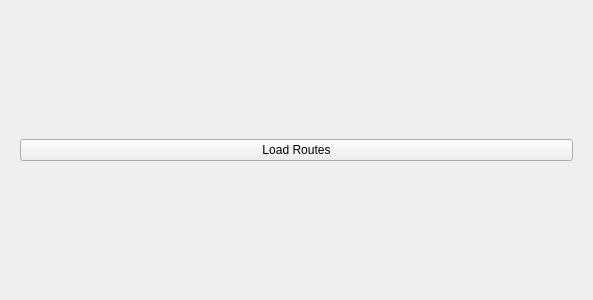
<?xml version="1.0" encoding="UTF-8"?>
<ui version="4.0">
 <class>MasterRouteWidget</class>
 <widget class="QWidget" name="MasterRouteWidget">
  <property name="geometry">
   <rect>
    <x>0</x>
    <y>0</y>
    <width>593</width>
    <height>300</height>
   </rect>
  </property>
  <property name="windowTitle">
   <string>Form</string>
  </property>
  <layout class="QGridLayout" name="gridLayout">
   <item row="0" column="0">
    <widget class="QStackedWidget" name="stackedWidget">
     <property name="currentIndex">
      <number>0</number>
     </property>
     <widget class="QWidget" name="mrsLoadPage">
      <layout class="QGridLayout" name="gridLayout_11">
       <item row="0" column="0">
        <widget class="QPushButton" name="loadRoutesButton">
         <property name="text">
          <string>Load Routes</string>
         </property>
        </widget>
       </item>
      </layout>
     </widget>
     <widget class="QWidget" name="mrsWaitPage">
      <layout class="QGridLayout" name="gridLayout_10">
       <item row="0" column="0">
        <widget class="QLabel" name="bufferPleaseWaitLabel">
         <property name="font">
          <font>
           <pointsize>22</pointsize>
          </font>
         </property>
         <property name="text">
          <string>Please Wait</string>
         </property>
         <property name="alignment">
          <set>Qt::AlignCenter</set>
         </property>
        </widget>
       </item>
       <item row="1" column="0">
        <widget class="QPushButton" name="abortButton">
         <property name="text">
          <string>Abort!</string>
         </property>
        </widget>
       </item>
      </layout>
     </widget>
     <widget class="QWidget" name="mrsRoutePage">
      <layout class="QGridLayout" name="gridLayout_9">
       <item row="0" column="0">
        <widget class="QTabWidget" name="tabWidget">
         <property name="currentIndex">
          <number>0</number>
         </property>
         <widget class="QWidget" name="tab">
          <attribute name="title">
           <string>Monday</string>
          </attribute>
          <layout class="QGridLayout" name="gridLayout_2">
           <item row="1" column="0">
            <widget class="QListView" name="mondayMRSView"/>
           </item>
           <item row="0" column="0">
            <widget class="QLineEdit" name="mondayRouteSearch">
             <property name="text">
              <string>Search</string>
             </property>
            </widget>
           </item>
           <item row="0" column="1" rowspan="2">
            <widget class="QStackedWidget" name="mondayMRSStack"/>
           </item>
          </layout>
         </widget>
         <widget class="QWidget" name="tab_2">
          <attribute name="title">
           <string>Tuesday</string>
          </attribute>
          <layout class="QGridLayout" name="gridLayout_3">
           <item row="1" column="0">
            <widget class="QListView" name="tuesdayMRSView"/>
           </item>
           <item row="1" column="1">
            <widget class="QStackedWidget" name="tuesdayMRSStack"/>
           </item>
           <item row="0" column="0">
            <widget class="QLineEdit" name="tuesdayRouteSearch">
             <property name="text">
              <string>Search</string>
             </property>
            </widget>
           </item>
          </layout>
         </widget>
         <widget class="QWidget" name="tab_3">
          <attribute name="title">
           <string>Wednesday</string>
          </attribute>
          <layout class="QGridLayout" name="gridLayout_4">
           <item row="1" column="1">
            <widget class="QStackedWidget" name="wednesdayMRSStack"/>
           </item>
           <item row="1" column="0">
            <widget class="QListView" name="wednesdayMRSView"/>
           </item>
           <item row="0" column="0">
            <widget class="QLineEdit" name="wednesdayRouteSearch">
             <property name="text">
              <string>Search</string>
             </property>
            </widget>
           </item>
          </layout>
         </widget>
         <widget class="QWidget" name="tab_4">
          <attribute name="title">
           <string>Thursday</string>
          </attribute>
          <layout class="QGridLayout" name="gridLayout_5">
           <item row="1" column="1">
            <widget class="QStackedWidget" name="thursdayMRSStack"/>
           </item>
           <item row="1" column="0">
            <widget class="QListView" name="thursdayMRSView"/>
           </item>
           <item row="0" column="0">
            <widget class="QLineEdit" name="thursdayRouteSearch">
             <property name="text">
              <string>Search</string>
             </property>
            </widget>
           </item>
          </layout>
         </widget>
         <widget class="QWidget" name="tab_5">
          <attribute name="title">
           <string>Friday</string>
          </attribute>
          <layout class="QGridLayout" name="gridLayout_6">
           <item row="1" column="0">
            <widget class="QListView" name="fridayMRSView"/>
           </item>
           <item row="1" column="1">
            <widget class="QStackedWidget" name="fridayMRSStack"/>
           </item>
           <item row="0" column="0">
            <widget class="QLineEdit" name="fridayRouteSearch">
             <property name="text">
              <string>Search</string>
             </property>
            </widget>
           </item>
          </layout>
         </widget>
         <widget class="QWidget" name="tab_6">
          <attribute name="title">
           <string>Saturday</string>
          </attribute>
          <layout class="QGridLayout" name="gridLayout_7">
           <item row="1" column="1">
            <widget class="QStackedWidget" name="saturdayMRSStack"/>
           </item>
           <item row="1" column="0">
            <widget class="QListView" name="saturdayMRSView"/>
           </item>
           <item row="0" column="0">
            <widget class="QLineEdit" name="saturdayRouteSearch">
             <property name="text">
              <string>Search</string>
             </property>
            </widget>
           </item>
          </layout>
         </widget>
         <widget class="QWidget" name="tab_7">
          <attribute name="title">
           <string>Sunday</string>
          </attribute>
          <layout class="QGridLayout" name="gridLayout_8">
           <item row="1" column="0">
            <widget class="QListView" name="sundayMRSView"/>
           </item>
           <item row="1" column="1">
            <widget class="QStackedWidget" name="sundayMRSStack"/>
           </item>
           <item row="0" column="0">
            <widget class="QLineEdit" name="sundayRouteSearch">
             <property name="text">
              <string>Search</string>
             </property>
            </widget>
           </item>
          </layout>
         </widget>
        </widget>
       </item>
       <item row="1" column="0">
        <widget class="QPushButton" name="refreshMRSButton">
         <property name="text">
          <string>Refresh</string>
         </property>
        </widget>
       </item>
      </layout>
     </widget>
    </widget>
   </item>
  </layout>
 </widget>
 <resources/>
 <connections/>
</ui>
